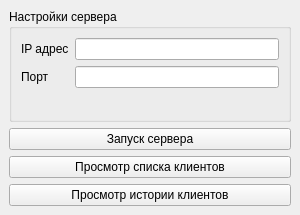
<?xml version="1.0" encoding="UTF-8"?>
<ui version="4.0">
 <class>MainWindow</class>
 <widget class="QMainWindow" name="MainWindow">
  <property name="geometry">
   <rect>
    <x>0</x>
    <y>0</y>
    <width>300</width>
    <height>215</height>
   </rect>
  </property>
  <property name="windowTitle">
   <string>JIM-сервер</string>
  </property>
  <widget class="QWidget" name="centralwidget">
   <layout class="QVBoxLayout" name="verticalLayout">
    <item>
     <widget class="QGroupBox" name="groupBox">
      <property name="title">
       <string>Настройки сервера</string>
      </property>
      <layout class="QFormLayout" name="formLayout_2">
       <item row="0" column="0">
        <widget class="QLabel" name="labelIP">
         <property name="text">
          <string>IP адрес</string>
         </property>
        </widget>
       </item>
       <item row="0" column="1">
        <widget class="QLineEdit" name="lineEditIP"/>
       </item>
       <item row="1" column="0">
        <widget class="QLabel" name="labelPort">
         <property name="text">
          <string>Порт</string>
         </property>
        </widget>
       </item>
       <item row="1" column="1">
        <widget class="QLineEdit" name="lineEditPort"/>
       </item>
      </layout>
     </widget>
    </item>
    <item>
     <widget class="QPushButton" name="pushButtonStartServer">
      <property name="text">
       <string>Запуск сервера</string>
      </property>
     </widget>
    </item>
    <item>
     <widget class="QPushButton" name="pushButtonClients">
      <property name="text">
       <string>Просмотр списка клиентов</string>
      </property>
     </widget>
    </item>
    <item>
     <widget class="QPushButton" name="pushButtonHistory">
      <property name="text">
       <string>Просмотр истории клиентов</string>
      </property>
     </widget>
    </item>
   </layout>
  </widget>
 </widget>
 <resources/>
 <connections/>
</ui>
